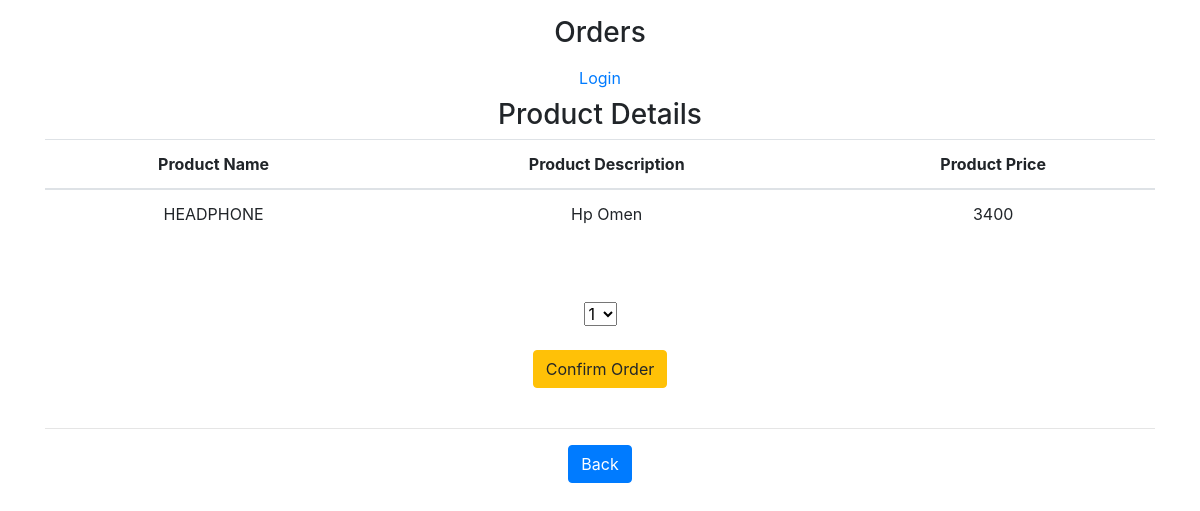
The app's page /accounts/place-order/29, older data.
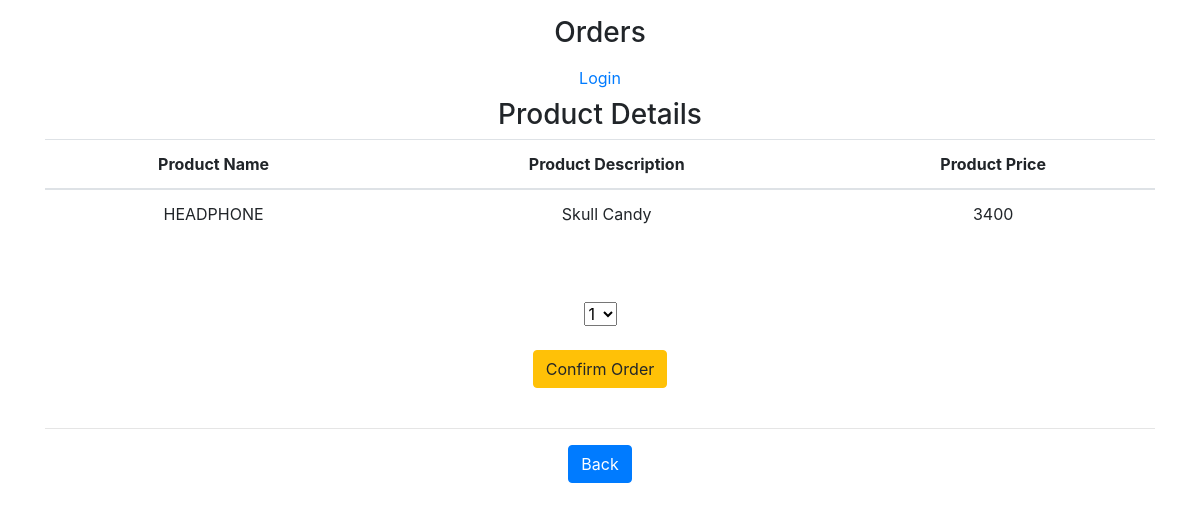
The same page, newer data.
### accounts/models.py (models this page shows)
class AddProductModel(models.Model):
    product_name = models.CharField(max_length=20, choices=CATEGORIES)
    product_description = models.CharField(max_length=100)
    product_price = models.IntegerField()
    product_quantity = models.IntegerField(default=0)

### accounts/views.py (the view, shortened to what this page needs)
# urls.py: path('place-order/<int:id>', views.placeOrder, name='place-order'),
def placeOrder(request, id):
    username = request.user
    productDetail = AddProductModel.objects.get(pk=id)
    context = {'productDetail': productDetail, 'username': username}
    return render(request, 'place-order.html', context)

### templates/place-order.html (shortened to what this page needs)
{% extends 'base.html' %}
{% load static %}
{% load bootstrap4 %}
{% block body %}
<div class="container m-md-6">
        <h3> Product Details </h3>
        <table class="table">
            <thead>
            <tr>
                <th>Product Name</th>
                <th>Product Description</th>
                <th>Product Price</th>
            </tr>
            </thead>
            <tbody>
            <tr>
                <td>{{ productDetail.product_name }}</td>
                <td>{{ productDetail.product_description }}</td>
                <td>{{ productDetail.product_price }}</td>
            </tr>
            </tbody>
        </table>
        <br>
        <br>
        <form action="" method="POST">
            <select name="product_quantity">
                <option value=1>1</option>
            </select>
            <br>
            <br>
            <input class="btn btn-warning" type="submit" value="Confirm Order">
        </form>
        <br><hr>
        <a type="button" class="btn btn-primary" href="{% url 'show-product' %}">Back</a>
        </div>
        {% endblock %}

Row changes from the older to the newer data that the page shows:
changed AddProductModel "HEADPHONE": product_description "Hp Omen" → "Skull Candy"
